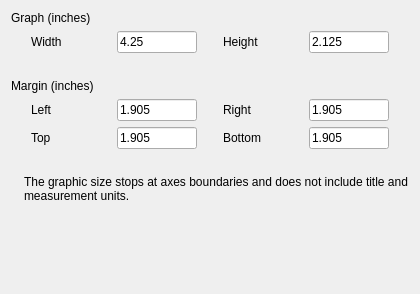
     <widget class="QWidget" name="TabPage">
      <attribute name="title">
       <string>Size</string>
      </attribute>
      <layout class="QVBoxLayout">
       <item>
        <layout class="QHBoxLayout">
         <item>
          <widget class="QLabel" name="textLabel2_2_2_3">
           <property name="text">
            <string>Graph (inches)</string>
           </property>
           <property name="wordWrap">
            <bool>false</bool>
           </property>
          </widget>
         </item>
         <item>
          <widget class="Line" name="line5_3_3">
           <property name="sizePolicy">
            <sizepolicy hsizetype="Expanding" vsizetype="Fixed">
             <horstretch>0</horstretch>
             <verstretch>0</verstretch>
            </sizepolicy>
           </property>
           <property name="frameShadow">
            <enum>QFrame::Sunken</enum>
           </property>
          </widget>
         </item>
        </layout>
       </item>
       <item>
        <layout class="QGridLayout">
         <item row="0" column="5">
          <widget class="QLineEdit" name="lineEdit3_2">
           <property name="sizePolicy">
            <sizepolicy hsizetype="Fixed" vsizetype="Fixed">
             <horstretch>0</horstretch>
             <verstretch>0</verstretch>
            </sizepolicy>
           </property>
           <property name="minimumSize">
            <size>
             <width>80</width>
             <height>0</height>
            </size>
           </property>
           <property name="maximumSize">
            <size>
             <width>80</width>
             <height>32767</height>
            </size>
           </property>
           <property name="text">
            <string>2.125</string>
           </property>
          </widget>
         </item>
         <item row="0" column="3">
          <spacer name="spacer150_2">
           <property name="orientation">
            <enum>Qt::Horizontal</enum>
           </property>
           <property name="sizeType">
            <enum>QSizePolicy::Minimum</enum>
           </property>
           <property name="sizeHint" stdset="0">
            <size>
             <width>20</width>
             <height>20</height>
            </size>
           </property>
          </spacer>
         </item>
         <item row="0" column="2">
          <widget class="QLineEdit" name="lineEdit3_1">
           <property name="sizePolicy">
            <sizepolicy hsizetype="Fixed" vsizetype="Fixed">
             <horstretch>0</horstretch>
             <verstretch>0</verstretch>
            </sizepolicy>
           </property>
           <property name="minimumSize">
            <size>
             <width>80</width>
             <height>0</height>
            </size>
           </property>
           <property name="maximumSize">
            <size>
             <width>80</width>
             <height>32767</height>
            </size>
           </property>
           <property name="text">
            <string>4.25</string>
           </property>
          </widget>
         </item>
         <item row="0" column="4">
          <widget class="QLabel" name="textLabel11_2">
           <property name="minimumSize">
            <size>
             <width>80</width>
             <height>0</height>
            </size>
           </property>
           <property name="text">
            <string>Height</string>
           </property>
           <property name="wordWrap">
            <bool>false</bool>
           </property>
          </widget>
         </item>
         <item row="0" column="1">
          <widget class="QLabel" name="textLabel10_2">
           <property name="minimumSize">
            <size>
             <width>80</width>
             <height>0</height>
            </size>
           </property>
           <property name="text">
            <string>Width</string>
           </property>
           <property name="wordWrap">
            <bool>false</bool>
           </property>
          </widget>
         </item>
         <item row="0" column="6">
          <spacer name="spacer152_2">
           <property name="orientation">
            <enum>Qt::Horizontal</enum>
           </property>
           <property name="sizeType">
            <enum>QSizePolicy::Expanding</enum>
           </property>
           <property name="sizeHint" stdset="0">
            <size>
             <width>20</width>
             <height>20</height>
            </size>
           </property>
          </spacer>
         </item>
         <item row="0" column="0">
          <spacer name="spacer149_2">
           <property name="orientation">
            <enum>Qt::Horizontal</enum>
           </property>
           <property name="sizeType">
            <enum>QSizePolicy::Fixed</enum>
           </property>
           <property name="sizeHint" stdset="0">
            <size>
             <width>20</width>
             <height>20</height>
            </size>
           </property>
          </spacer>
         </item>
        </layout>
       </item>
       <item>
        <spacer name="spacer148_2">
         <property name="orientation">
          <enum>Qt::Vertical</enum>
         </property>
         <property name="sizeType">
          <enum>QSizePolicy::Minimum</enum>
         </property>
         <property name="sizeHint" stdset="0">
          <size>
           <width>20</width>
           <height>20</height>
          </size>
         </property>
        </spacer>
       </item>
       <item>
        <layout class="QHBoxLayout">
         <item>
          <widget class="QLabel" name="textLabel2_2_2_2_2">
           <property name="text">
            <string>Margin (inches)</string>
           </property>
           <property name="wordWrap">
            <bool>false</bool>
           </property>
          </widget>
         </item>
         <item>
          <widget class="Line" name="line5_3_2_2">
           <property name="sizePolicy">
            <sizepolicy hsizetype="Expanding" vsizetype="Fixed">
             <horstretch>0</horstretch>
             <verstretch>0</verstretch>
            </sizepolicy>
           </property>
           <property name="frameShadow">
            <enum>QFrame::Sunken</enum>
           </property>
          </widget>
         </item>
        </layout>
       </item>
       <item>
        <layout class="QGridLayout">
         <item row="1" column="1">
          <widget class="QLabel" name="textLabel12_2_2">
           <property name="minimumSize">
            <size>
             <width>80</width>
             <height>0</height>
            </size>
           </property>
           <property name="text">
            <string>Top</string>
           </property>
           <property name="wordWrap">
            <bool>false</bool>
           </property>
          </widget>
         </item>
         <item row="0" column="6" rowspan="2">
          <spacer name="spacer153_2">
           <property name="orientation">
            <enum>Qt::Horizontal</enum>
           </property>
           <property name="sizeType">
            <enum>QSizePolicy::Expanding</enum>
           </property>
           <property name="sizeHint" stdset="0">
            <size>
             <width>20</width>
             <height>20</height>
            </size>
           </property>
          </spacer>
         </item>
         <item row="1" column="5">
          <widget class="QLineEdit" name="lineEdit3_6">
           <property name="sizePolicy">
            <sizepolicy hsizetype="Fixed" vsizetype="Fixed">
             <horstretch>0</horstretch>
             <verstretch>0</verstretch>
            </sizepolicy>
           </property>
           <property name="minimumSize">
            <size>
             <width>80</width>
             <height>0</height>
            </size>
           </property>
           <property name="maximumSize">
            <size>
             <width>80</width>
             <height>32767</height>
            </size>
           </property>
           <property name="text">
            <string>1.905</string>
           </property>
          </widget>
         </item>
         <item row="0" column="2">
          <widget class="QLineEdit" name="lineEdit3_3">
           <property name="sizePolicy">
            <sizepolicy hsizetype="Fixed" vsizetype="Fixed">
             <horstretch>0</horstretch>
             <verstretch>0</verstretch>
            </sizepolicy>
           </property>
           <property name="minimumSize">
            <size>
             <width>80</width>
             <height>0</height>
            </size>
           </property>
           <property name="maximumSize">
            <size>
             <width>80</width>
             <height>32767</height>
            </size>
           </property>
           <property name="text">
            <string>1.905</string>
           </property>
          </widget>
         </item>
         <item row="1" column="2">
          <widget class="QLineEdit" name="lineEdit3_5">
           <property name="sizePolicy">
            <sizepolicy hsizetype="Fixed" vsizetype="Fixed">
             <horstretch>0</horstretch>
             <verstretch>0</verstretch>
            </sizepolicy>
           </property>
           <property name="minimumSize">
            <size>
             <width>80</width>
             <height>0</height>
            </size>
           </property>
           <property name="maximumSize">
            <size>
             <width>80</width>
             <height>32767</height>
            </size>
           </property>
           <property name="text">
            <string>1.905</string>
           </property>
          </widget>
         </item>
         <item row="0" column="3" rowspan="2">
          <spacer name="spacer151_2">
           <property name="orientation">
            <enum>Qt::Horizontal</enum>
           </property>
           <property name="sizeType">
            <enum>QSizePolicy::Minimum</enum>
           </property>
           <property name="sizeHint" stdset="0">
            <size>
             <width>20</width>
             <height>20</height>
            </size>
           </property>
          </spacer>
         </item>
         <item row="0" column="4">
          <widget class="QLabel" name="textLabel13_3">
           <property name="minimumSize">
            <size>
             <width>80</width>
             <height>0</height>
            </size>
           </property>
           <property name="text">
            <string>Right</string>
           </property>
           <property name="wordWrap">
            <bool>false</bool>
           </property>
          </widget>
         </item>
         <item row="0" column="5">
          <widget class="QLineEdit" name="lineEdit3_4">
           <property name="sizePolicy">
            <sizepolicy hsizetype="Fixed" vsizetype="Fixed">
             <horstretch>0</horstretch>
             <verstretch>0</verstretch>
            </sizepolicy>
           </property>
           <property name="minimumSize">
            <size>
             <width>80</width>
             <height>0</height>
            </size>
           </property>
           <property name="maximumSize">
            <size>
             <width>80</width>
             <height>32767</height>
            </size>
           </property>
           <property name="text">
            <string>1.905</string>
           </property>
          </widget>
         </item>
         <item row="0" column="1">
          <widget class="QLabel" name="textLabel12_3">
           <property name="minimumSize">
            <size>
             <width>80</width>
             <height>0</height>
            </size>
           </property>
           <property name="text">
            <string>Left</string>
           </property>
           <property name="wordWrap">
            <bool>false</bool>
           </property>
          </widget>
         </item>
         <item row="1" column="4">
          <widget class="QLabel" name="textLabel13_2_2">
           <property name="text">
            <string>Bottom</string>
           </property>
           <property name="wordWrap">
            <bool>false</bool>
           </property>
          </widget>
         </item>
         <item row="0" column="0" rowspan="2">
          <spacer name="spacer50_2">
           <property name="orientation">
            <enum>Qt::Horizontal</enum>
           </property>
           <property name="sizeType">
            <enum>QSizePolicy::Fixed</enum>
           </property>
           <property name="sizeHint" stdset="0">
            <size>
             <width>20</width>
             <height>20</height>
            </size>
           </property>
          </spacer>
         </item>
        </layout>
       </item>
       <item>
        <spacer name="spacer32_2">
         <property name="orientation">
          <enum>Qt::Vertical</enum>
         </property>
         <property name="sizeType">
          <enum>QSizePolicy::Expanding</enum>
         </property>
         <property name="sizeHint" stdset="0">
          <size>
           <width>20</width>
           <height>20</height>
          </size>
         </property>
        </spacer>
       </item>
       <item>
        <layout class="QHBoxLayout">
         <item>
          <widget class="QLabel" name="pixmapLabel2_2">
           <property name="sizePolicy">
            <sizepolicy hsizetype="Fixed" vsizetype="Fixed">
             <horstretch>0</horstretch>
             <verstretch>0</verstretch>
            </sizepolicy>
           </property>
           <property name="pixmap">
            <pixmap>InformationEvent.png</pixmap>
           </property>
           <property name="wordWrap">
            <bool>false</bool>
           </property>
          </widget>
         </item>
         <item>
          <widget class="QLabel" name="textLabel1_9">
           <property name="sizePolicy">
            <sizepolicy hsizetype="Expanding" vsizetype="Minimum">
             <horstretch>0</horstretch>
             <verstretch>0</verstretch>
            </sizepolicy>
           </property>
           <property name="text">
            <string>The graphic size stops at axes boundaries and does not include title and measurement units.</string>
           </property>
           <property name="alignment">
            <set>Qt::AlignVCenter</set>
           </property>
           <property name="wordWrap">
            <bool>true</bool>
           </property>
          </widget>
         </item>
        </layout>
       </item>
       <item>
        <spacer name="spacer162">
         <property name="orientation">
          <enum>Qt::Vertical</enum>
         </property>
         <property name="sizeType">
          <enum>QSizePolicy::Minimum</enum>
         </property>
         <property name="sizeHint" stdset="0">
          <size>
           <width>20</width>
           <height>80</height>
          </size>
         </property>
        </spacer>
       </item>
      </layout>
     </widget>
